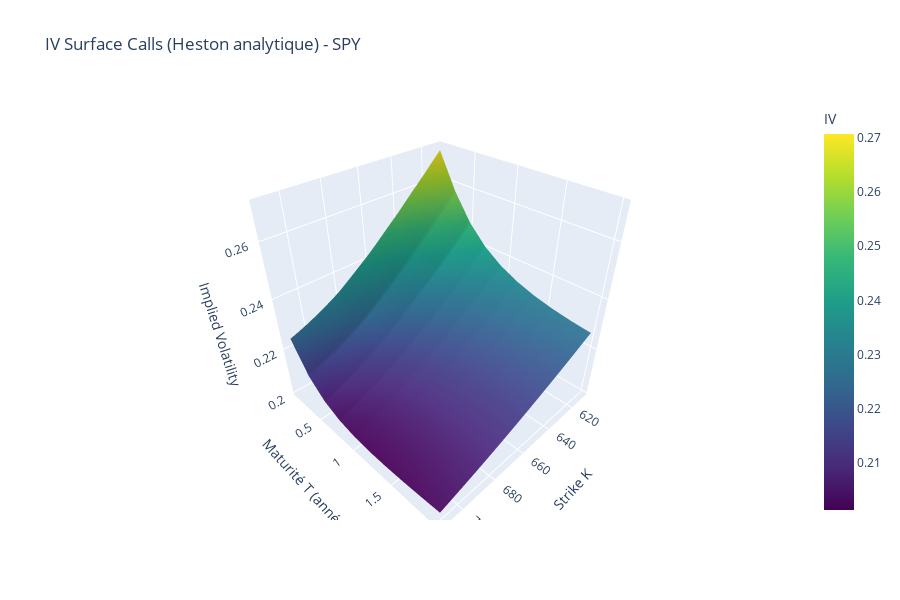
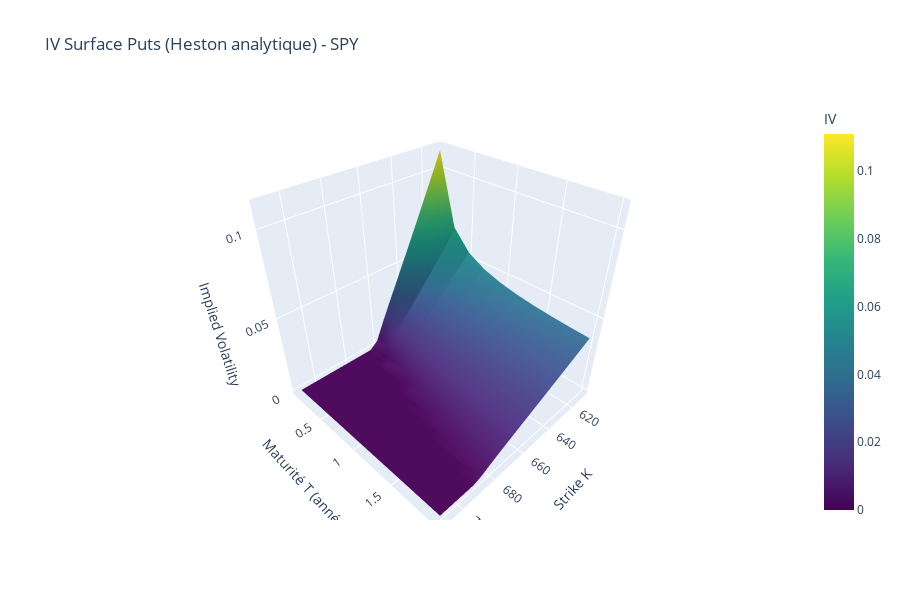

The notebook cell these images were saved under, in order:
### Markdown cell above
## 12. IV Surfaces Heston Analytiques (Carr-Madan FFT)

### Code cell
from heston_torch import carr_madan_put_torch

print(f"\n{'='*60}")
print(f"PRICING HESTON ANALYTIQUE (CARR-MADAN FFT)")
print(f"{'='*60}\n")

# Grilles demandées: K ∈ [S0-50, S0+50], T ∈ [0.1, 2.0]
K_grid_anal = np.arange(S0 - 50.0, S0 + 50.0 + STEP, STEP)
T_grid_anal = np.linspace(0.1, 2.0, 10)

print(f"Grille K: {len(K_grid_anal)} points de {K_grid_anal[0]:.1f} à {K_grid_anal[-1]:.1f}")
print(f"Grille T: {len(T_grid_anal)} points de {T_grid_anal[0]:.1f} à {T_grid_anal[-1]:.1f} années")
print(f"Total: {len(K_grid_anal) * len(T_grid_anal)} prix à calculer\n")

# Paramètres Heston calibrés -> objet HestonParams
params_cm = HestonParams(
    kappa=torch.tensor(calib['kappa'], dtype=torch.float64),
    theta=torch.tensor(calib['theta'], dtype=torch.float64),
    sigma=torch.tensor(calib['sigma'], dtype=torch.float64),
    rho=torch.tensor(calib['rho'], dtype=torch.float64),
    v0=torch.tensor(calib['v0'], dtype=torch.float64),
)

# Pricing analytique Carr-Madan pour Calls et Puts
call_prices_anal = np.zeros((len(T_grid_anal), len(K_grid_anal)))
put_prices_anal = np.zeros((len(T_grid_anal), len(K_grid_anal)))

print("Calcul des prix Heston analytiques...")
for i, T_val in enumerate(T_grid_anal):
    Ks_t = torch.tensor(K_grid_anal, dtype=torch.float64)
    call_vec = carr_madan_call_torch(S0, RF_RATE, DIV_YIELD, float(T_val), params_cm, Ks_t)
    put_vec = carr_madan_put_torch(S0, RF_RATE, DIV_YIELD, float(T_val), params_cm, Ks_t)
    call_prices_anal[i, :] = call_vec.detach().cpu().numpy()
    put_prices_anal[i, :] = put_vec.detach().cpu().numpy()
    if (i + 1) % 2 == 0 or i == 0 or i == len(T_grid_anal) - 1:
        print(f"  Progression: {100 * (i + 1) / len(T_grid_anal):.1f}%")

print("\n✓ Pricing analytique terminé!\n")

# Inversion Black-Scholes -> IV
print("Inversion BS pour IV...")
iv_calls = np.zeros_like(call_prices_anal)
iv_puts = np.zeros_like(put_prices_anal)
for i, T_val in enumerate(T_grid_anal):
    for j, K_val in enumerate(K_grid_anal):
        iv_calls[i, j] = implied_vol_option(call_prices_anal[i, j], S0, float(K_val), float(T_val), RF_RATE, 'call')
        iv_puts[i, j] = implied_vol_option(put_prices_anal[i, j], S0, float(K_val), float(T_val), RF_RATE, 'put')

print("✓ Inversion terminée\n")

# Surface 3D
KK, TT = np.meshgrid(K_grid_anal, T_grid_anal)

fig1 = go.Figure(data=[go.Surface(
    x=KK, 
    y=TT, 
    z=iv_calls, 
    colorscale='Viridis', 
    colorbar=dict(title='IV')
)])
fig1.update_layout(
    title=f"IV Surface Calls (Heston analytique) - {TICKER}", 
    scene=dict(
        xaxis_title='Strike K', 
        yaxis_title='Maturité T (années)', 
        zaxis_title='Implied Volatility'
    ), 
    height=600
)
fig1.show()

fig2 = go.Figure(data=[go.Surface(
    x=KK, 
    y=TT, 
    z=iv_puts, 
    colorscale='Viridis', 
    colorbar=dict(title='IV')
)])
fig2.update_layout(
    title=f"IV Surface Puts (Heston analytique) - {TICKER}", 
    scene=dict(
        xaxis_title='Strike K', 
        yaxis_title='Maturité T (années)', 
        zaxis_title='Implied Volatility'
    ), 
    height=600
)
fig2.show()

print(f"\n{'='*60}")
print("TOUTES LES ANALYSES TERMINÉES!")
print(f"{'='*60}")

### Figure 1 — Plotly figure (JSON) as saved in the notebook; plotly's stock layout.template omitted (floating-point values rounded to 4 significant figures; data arrays with more than 128 entries replaced by an {"elided": "..."} marker saying what was removed)
{"data": [{"colorbar": {"title": {"text": "IV"}}, "colorscale": [[0, "#440154"], [0.1111, "#482878"], [0.2222, "#3e4989"], [0.3333, "#31688e"], [0.4444, "#26828e"], [0.5556, "#1f9e89"], [0.6667, "#35b779"], [0.7778, "#6ece58"], [0.8889, "#b5de2b"], [1, "#fde725"]], "type": "surface", "x": {"elided": "10x21 float values"}, "y": {"elided": "10x21 float values"}, "z": {"elided": "10x21 float values"}}], "layout": {"height": 600, "scene": {"xaxis": {"title": {"text": "Strike K"}}, "yaxis": {"title": {"text": "Maturité T (années)"}}, "zaxis": {"title": {"text": "Implied Volatility"}}}, "title": {"text": "IV Surface Calls (Heston analytique) - SPY"}}}

### Figure 2 — Plotly figure (JSON) as saved in the notebook; plotly's stock layout.template omitted (floating-point values rounded to 4 significant figures; data arrays with more than 128 entries replaced by an {"elided": "..."} marker saying what was removed)
{"data": [{"colorbar": {"title": {"text": "IV"}}, "colorscale": [[0, "#440154"], [0.1111, "#482878"], [0.2222, "#3e4989"], [0.3333, "#31688e"], [0.4444, "#26828e"], [0.5556, "#1f9e89"], [0.6667, "#35b779"], [0.7778, "#6ece58"], [0.8889, "#b5de2b"], [1, "#fde725"]], "type": "surface", "x": {"elided": "10x21 float values"}, "y": {"elided": "10x21 float values"}, "z": {"elided": "10x21 float values"}}], "layout": {"height": 600, "scene": {"xaxis": {"title": {"text": "Strike K"}}, "yaxis": {"title": {"text": "Maturité T (années)"}}, "zaxis": {"title": {"text": "Implied Volatility"}}}, "title": {"text": "IV Surface Puts (Heston analytique) - SPY"}}}
